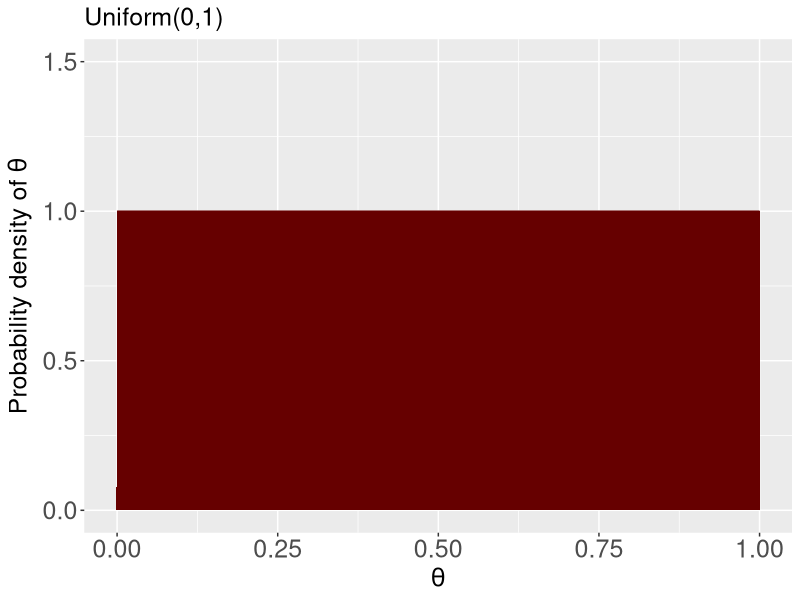
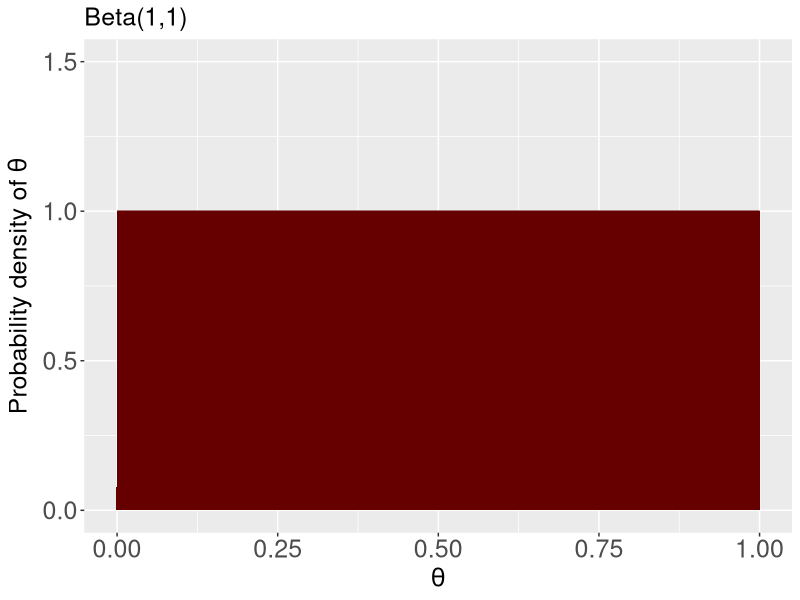
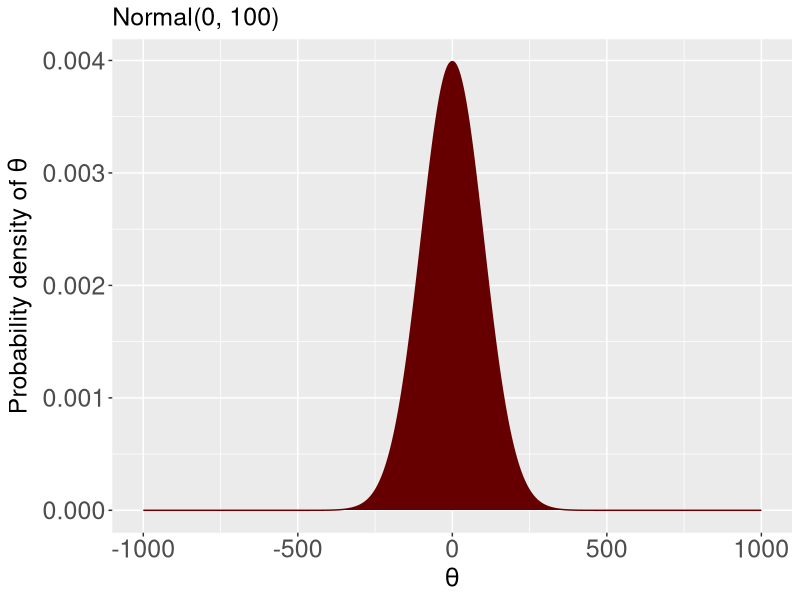
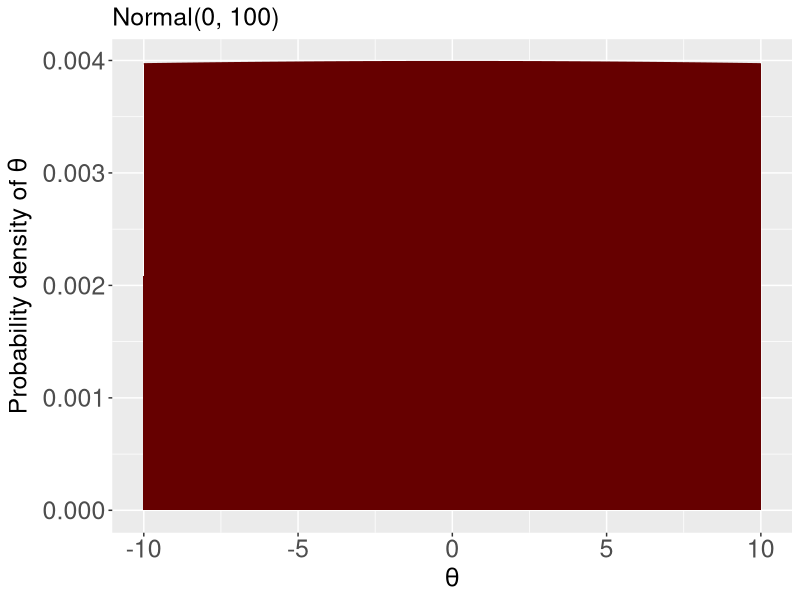
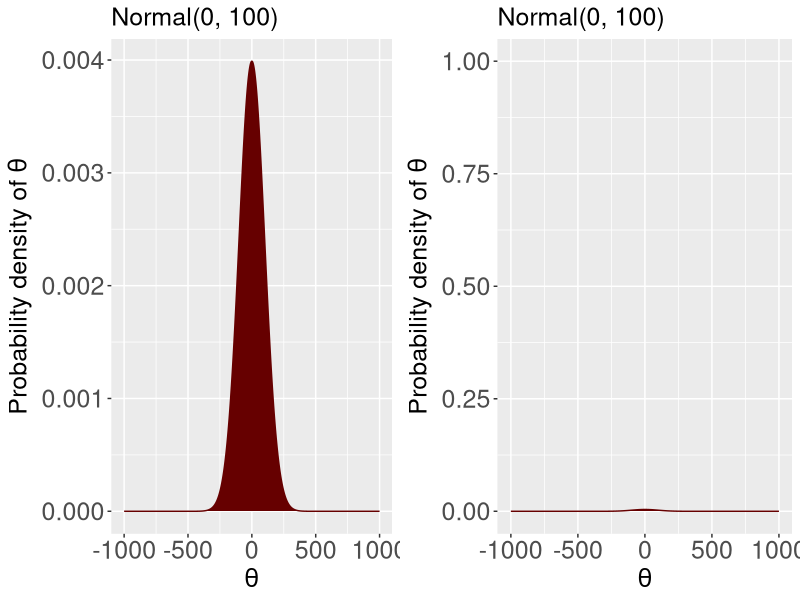
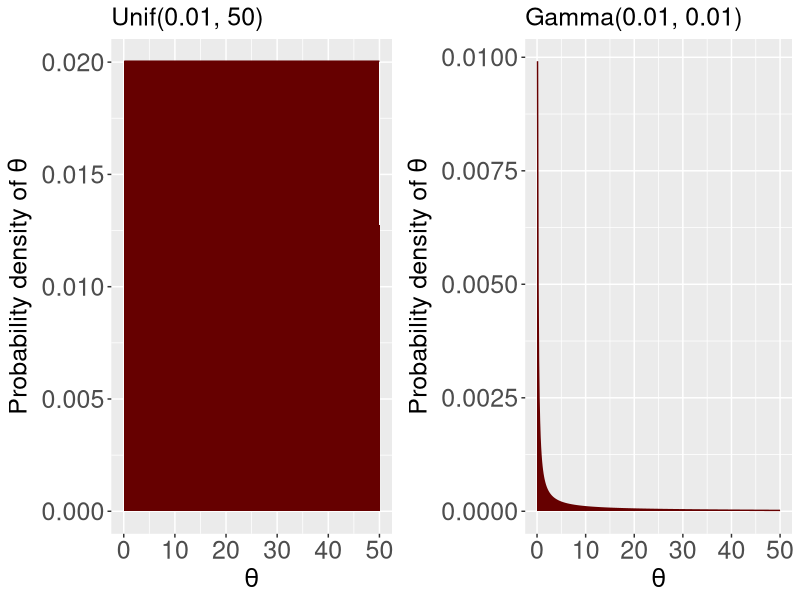
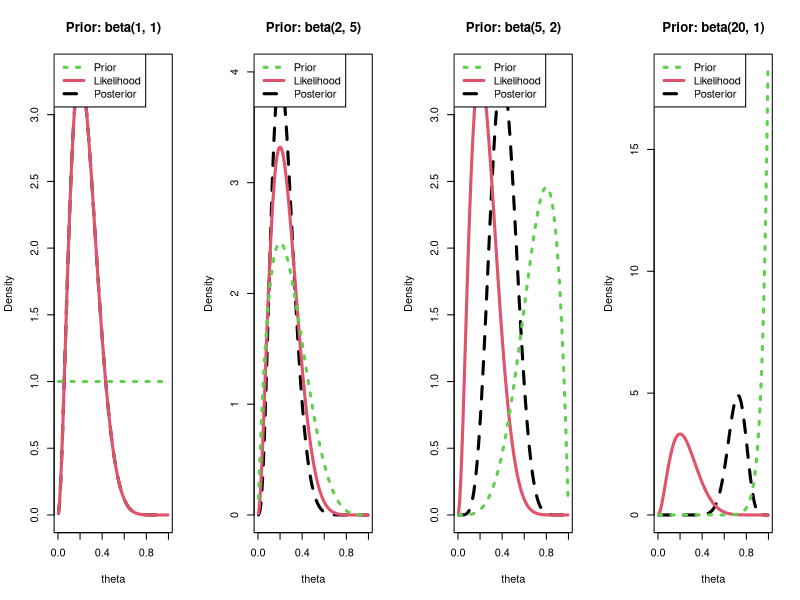
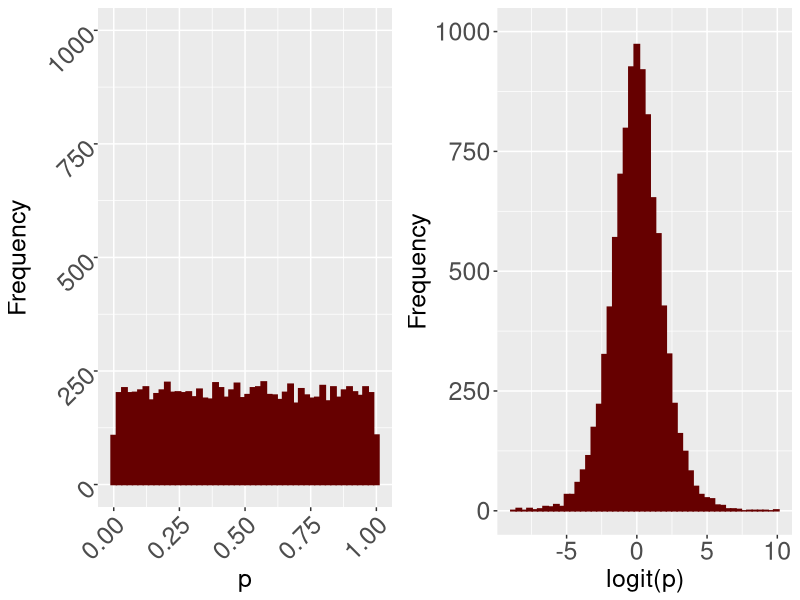

Recreate these plots in R, in order. (Note: this script raises an error after producing the figures.)
## ----setup, include=FALSE----------------------------------------------------------------------------
knitr::opts_chunk$set(echo = FALSE)


## ----fig.height=5, fig.width=8, message=F, warning=F-------------------------------------------------
library(ggplot2)
library(dplyr)
library(colorspace)

unf_df <- data.frame(x = seq(0,1,0.01),
                      y = dunif(seq(0,1,0.01), 0, 1))

ggplot(unf_df, aes(x, y)) + geom_area(fill = "#660000",  
                                       color = "#660000") + 
  scale_x_continuous(expression(theta)) +
  scale_y_continuous(expression(paste("Probability density of ", theta)), limits = c(0, 1.5)) +
  labs(subtitle = "Uniform(0,1)") +
  theme(axis.text = element_text(size = 18),
        axis.title = element_text(size = 18),
        plot.subtitle = element_text(size = 18))




## ----fig.height=5, fig.width=8-----------------------------------------------------------------------
beta_df <- data.frame(x = seq(0,1,0.01),
                      y = dbeta(seq(0,1,0.01), 1, 1))

ggplot(beta_df, aes(x, y)) + geom_area(fill = "#660000",  
                                       color = "#660000") + 
  scale_x_continuous(expression(theta)) +
  scale_y_continuous(expression(paste("Probability density of ", theta)), limits = c(0, 1.5)) +
  labs(subtitle = "Beta(1,1)") +
  theme(axis.text = element_text(size = 18),
        axis.title = element_text(size = 18),
        plot.subtitle = element_text(size = 18))



## ----fig.width=8, fig.height=5-----------------------------------------------------------------------
norm_df <- data.frame(x = seq(-1000,1000,1),
                      y = dnorm(seq(-1000,1000,1), 0, 100))

ggplot(norm_df, aes(x, y)) + geom_area(fill = "#660000",  
                                       color = "#660000") + 
  scale_x_continuous(expression(theta)) +
  scale_y_continuous(expression(paste("Probability density of ", theta))) +
  labs(subtitle = "Normal(0, 100)")+
  theme(axis.text = element_text(size = 18),
        axis.title = element_text(size = 18),
        plot.subtitle = element_text(size = 18))


## ----fig.width=8, fig.height=5-----------------------------------------------------------------------
norm_df <- data.frame(x = seq(-10,10,1),
                      y = dnorm(seq(-10,10,1), 0, 100))

ggplot(norm_df, aes(x, y)) + geom_area(fill = "#660000",  
                                       color = "#660000") + 
  scale_x_continuous(expression(theta)) +
  scale_y_continuous(expression(paste("Probability density of ", theta))) +
  labs(subtitle = "Normal(0, 100)") +
  theme(axis.text = element_text(size = 18),
        axis.title = element_text(size = 18),
        plot.subtitle = element_text(size = 18))


## ----fig.width=8, fig.height=5-----------------------------------------------------------------------
library(cowplot)
library(ggplot2)
norm_df <- data.frame(x = seq(-1000,1000,1),
                      y = dnorm(seq(-1000,1000,1), 0, 100))

a <- ggplot(norm_df, aes(x, y)) + geom_area(fill = "#660000",  
                                       color = "#660000") + 
  scale_x_continuous(expression(theta)) +
  scale_y_continuous(expression(paste("Probability density of ", theta))) +
  labs(subtitle = "Normal(0, 100)")+
  theme(axis.text = element_text(size = 18),
        axis.title = element_text(size = 18),
        plot.subtitle = element_text(size = 18))


b <- ggplot(norm_df, aes(x, y)) + geom_area(fill = "#660000",  
                                       color = "#660000") + 
  scale_x_continuous(expression(theta)) +
  scale_y_continuous(expression(paste("Probability density of ", theta)), limits = c(0,1)) + 
  labs(subtitle = "Normal(0, 100)") +
  theme(axis.text = element_text(size = 18),
        axis.title = element_text(size = 18),
        plot.subtitle = element_text(size = 18))

plot_grid(plotlist = list(a,b), nrow = 1)


## ----fig.width=8, fig.height=5-----------------------------------------------------------------------
unif_df <- data.frame(x = seq(0.1, 50, 0.1),
                      y = dunif(seq(0.1, 50, 0.1), min = 0.1, max = 50))
a <- ggplot(unif_df, aes(x, y)) + geom_area(fill = "#660000",  
                                       color = "#660000") + 
  scale_x_continuous(expression(theta)) +
  scale_y_continuous(expression(paste("Probability density of ", theta))) +
  labs(subtitle = "Unif(0.01, 50)") +
  theme(axis.text = element_text(size = 18),
        axis.title = element_text(size = 18),
        plot.subtitle = element_text(size = 18))

gamma_df <- data.frame(x = seq(0.1,50,0.1),
                      y = dgamma(seq(0.1,50,0.1), shape = 0.001, rate = 0.001))

b <- ggplot(gamma_df, aes(x, y)) + geom_area(fill = "#660000",  
                                       color = "#660000") + 
  scale_x_continuous(expression(theta)) +
  scale_y_continuous(expression(paste("Probability density of ", theta))) +
  labs(subtitle = "Gamma(0.01, 0.01)") +
  theme(axis.text = element_text(size = 18),
        axis.title = element_text(size = 18),
        plot.subtitle = element_text(size = 18))

plot_grid(plotlist = list(a,b), nrow = 1)


## ----warning=FALSE-----------------------------------------------------------------------------------
par(mfrow = c(1,4))
aa <- c(1,2,5,20)
bb <- c(1,5,2,1)
for(i in 1:length(aa)){
  a <- aa[i]
  b <- bb[i]
  N <- 10
  successes <- 2
  failures <- N - successes
  theta = seq(0.005, 0.995, length = 101)
  prior <- dbeta(x = theta, shape1 = a, shape2 = b)
  likelihood <- dbeta(theta, shape1 = successes + 1, shape2 = N-successes + 1) #rule of succession
  posterior <- dbeta(theta, a + successes, b + N - successes)
  
  # for plotting different densities on same figure
  m.orig = apply( cbind(prior, likelihood, posterior), 2, max)
  m = max(c(prior, likelihood, posterior))
  
  plot(theta, posterior, type = "l", ylab = "Density", 
       lty = 2, lwd = 3, ylim = c(0, m), xlim = c(min(theta), max(theta)),col = 1,
       main = paste0("Prior: beta(", a,", ", b, ")"))
  lines(theta, likelihood, lty = 1, lwd = 3, col = 2)
  lines(theta, prior, lty = 3, lwd = 3, col = 3)
  legend("topleft",y=m, c("Prior", "Likelihood", "Posterior"), lty = c(3, 1, 2),
         lwd = c(3, 3, 3), col = c(3, 2, 1))
}




## ----------------------------------------------------------------------------------------------------
conjugates <- data.frame(Likelihood = c("$y_i \\sim binomial(n, p)$",
                                        "$y_i \\sim Bernoulli(p)$",
                                        "$y_i \\sim Poisson(\\lambda)$"),
                         Prior = c(c("$p \\sim beta(\\alpha, \\beta)$",
                                        "$p \\sim beta(\\alpha, \\beta)$",
                                        "$\\lambda \\sim gamma(\\alpha, \\beta)$")),
                         Posterior = c("$p \\sim beta(\\sum y_i + \\alpha, n -\\sum y_i + \\beta)$",
                                        "$p \\sim beta(\\sum_{i=1}^n y_i + \\alpha, \\sum_{i=1}^n (1-y_i) + \\beta)$",
                                        "$\\lambda \\sim gamma(\\alpha \\sum_{i=1}^n y_i, \\beta + n)$"))

kableExtra::kable(conjugates, "latex", align="c", booktabs=TRUE, escape = F, caption = 'A few conjugate distributions', format = "html")


## ----warning=F---------------------------------------------------------------------------------------
par(mfrow = c(1,1))
library(ggplot2)
set.seed(2756)
psi_samples <- runif(10000, 0, 1)
logit_psi <- qlogis(psi_samples)
transform_df <- data.frame(psi = psi_samples, logit_psi = logit_psi)
a <- ggplot(data = transform_df, aes(x = psi_samples)) +
  geom_histogram(bins = 50, fill = "#660000",, color = "#660000") +
  scale_y_continuous(lim = c(0,1000)) +
  labs(x = "p", y = "Frequency") +
  theme(axis.text = element_text(angle = 45, hjust = 1, size = 18),
        axis.title = element_text(size = 18),
        plot.subtitle = element_text(size = 18))
b <- ggplot(data = transform_df, aes(x = logit_psi)) +
  geom_histogram(bins = 50, fill = "#660000",, color = "#660000") +
  labs(x = "logit(p)", y = "Frequency") +
  scale_y_continuous(lim = c(0,1000)) +
  theme(axis.text = element_text(size = 18),
        axis.title = element_text(size = 18),
        plot.subtitle = element_text(size = 18))

plot_grid(plotlist = list(a,b), nrow = 1)


## ----fig.width=5, fig.height=3-----------------------------------------------------------------------
p <- seq(0,1,0.01)
df <- data.frame(p = p, 
                 Density = c(dbeta(p, 80, 80), dbeta(p, 3,2)),
                 parameter = rep(c("Pr(heads)", "Pr(survive)"), each = length(p)))

ggplot(df, aes(x = p, y = Density, color = parameter)) + geom_path() +
  scale_color_manual(values = c("#660000", "#00CCCC")) +
  theme(axis.text.y = element_blank(), axis.ticks.y = element_blank()) +
  annotate("text", x = 0.28, y = 9, label = "beta(80,80)", size = 5, color = "#00CCCC") +
  annotate("text", x = 0.75, y = 2.5, label = "beta(3,2)", size = 5, color = "#660000")


## ----scipt, echo = F---------------------------------------------------------------------------------
knitr::purl(input = here::here('Modules/02_intro_bayes/05_priors.Rmd'),
            output = here::here('Modules/02_intro_bayes/05_priors.R'))
